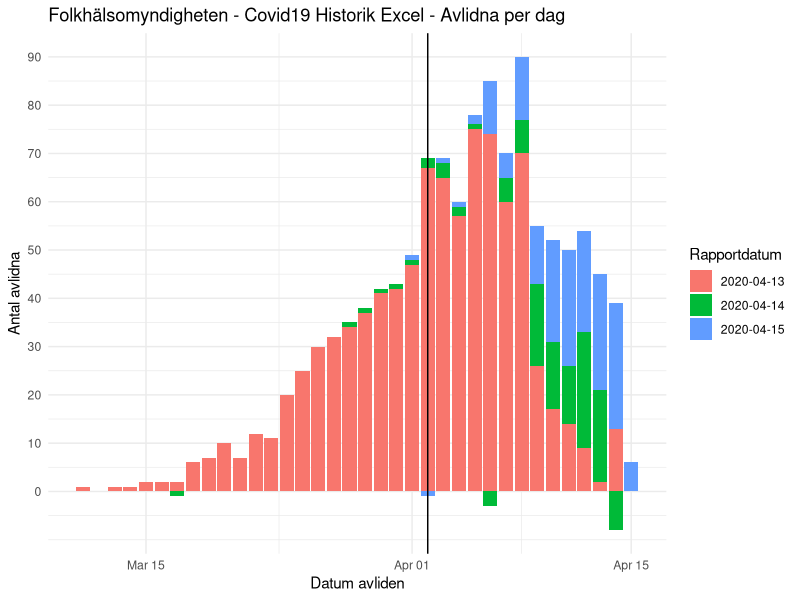

Generate this figure with R:
library(tidyverse)

first_date <- as.Date("2020-03-11")
last_date  <- as.Date("2020-04-15")
deaths_20200402 <- c(0,0,1,1,2,2,1,6,7, 9,8,11, 8,16,22,27,31,26,25,26,26,13, 5, 0,0,  0, 0, 0, 0, 0, 0,0)
deaths_20200403 <- c(1,0,1,1,2,2,1,6,7, 9,8,11, 9,16,22,27,31,29,27,30,33,23,23, 2,0,  0, 0, 0, 0, 0, 0,0)
deaths_20200404 <- c(1,0,1,1,2,2,1,6,7, 9,8,11, 9,16,23,27,31,29,28,30,36,25,36,18,1,  0, 0, 0, 0, 0, 0,0)
deaths_20200405 <- c(1,0,1,1,2,2,1,6,7, 9,8,11, 9,16,24,27,32,29,29,30,36,31,43,22,6,  1, 0, 0, 0, 0, 0,0)
deaths_20200406 <- c(1,0,1,1,2,2,1,6,7, 9,8,11,10,16,24,28,33,29,31,32,36,35,47,34,17,23,13, 0, 0, 0, 0,0)
deaths_20200407 <- c(1,0,1,1,2,2,1,6,7, 9,8,11,11,17,24,30,33,31,32,38,37,40,55,49,40,49,37, 2, 0, 0, 0,0)
deaths_20200408 <- c(1,0,1,1,2,2,2,6,7,10,7,11,11,18,25,29,33,31,34,38,36,42,59,54,48,58,55,36, 6, 0, 0,0)
deaths_20200409 <- c(1,0,1,1,2,2,2,6,7,10,7,12,11,20,25,30,32,34,37,41,42,45,65,58,54,67,66,53,47, 3, 0,0)
deaths_20200410 <- c(1,0,1,1,2,2,2,6,7,10,7,12,11,20,25,30,32,34,37,41,42,47,67,64,57,75,74,60,67,20, 3,0)
deaths_20200411 <- c(1,0,1,1,2,2,2,6,7,10,7,12,11,20,25,30,32,34,37,41,42,47,67,65,57,75,74,60,70,23,13,0)
deaths_20200413 <- c(1,0,1,1,2,2,2,6,7,10,7,12,11,20,25,30,32,34,37,41,42,47,67,65,57,75,74,60,70,26,17,14, 9, 2,13,0)
deaths_20200414 <- c(1,0,1,1,2,2,1,6,7,10,7,12,11,20,25,30,32,35,38,42,43,48,69,68,59,76,71,65,77,43,31,26,33,21, 5,0)
deaths_20200415 <- c(1,0,1,1,2,2,1,6,7,10,7,12,11,20,25,30,32,35,38,42,43,49,68,69,60,78,82,70,90,55,52,50,54,45,31,6)

stable_date <- as.Date("2020-04-02") # first_date + max(which(!is.na(match(deaths_20200415 - deaths_20200414,0)))) - 1

data <- data.frame(deaths = integer(), death_date = as.Date(as.character()), report_date = as.Date(as.character())) %>%
  add_row(
    deaths = deaths_20200413,
    death_date = seq(first_date, last_date, by = "day"),
    report_date = rep(as.Date("2020-04-13"), length(deaths_20200413))
  ) %>%
  add_row(
    deaths = deaths_20200414 - deaths_20200413,
    death_date = seq(first_date, last_date, by = "day"),
    report_date = rep(as.Date("2020-04-14"), length(deaths_20200414))
  ) %>%
  add_row(
    deaths = deaths_20200415 - deaths_20200414,
    death_date = seq(first_date, last_date, by = "day"),
    report_date = rep(as.Date("2020-04-15"), length(deaths_20200415))
  )

data$report_date <- as.factor(data$report_date)
ggplot(data, aes(x=death_date)) +
  geom_col(aes(y=deaths, fill=report_date), position = position_stack(reverse = TRUE)) +
  theme_minimal() +
  labs(x = "Datum avliden", fill = "Rapportdatum", y = "Antal avlidna") +
  ggtitle("Folkhälsomyndigheten - Covid19 Historik Excel - Avlidna per dag") +
  geom_vline(aes(xintercept = stable_date)) +
  scale_y_continuous(breaks = seq(0,100,by=10))
